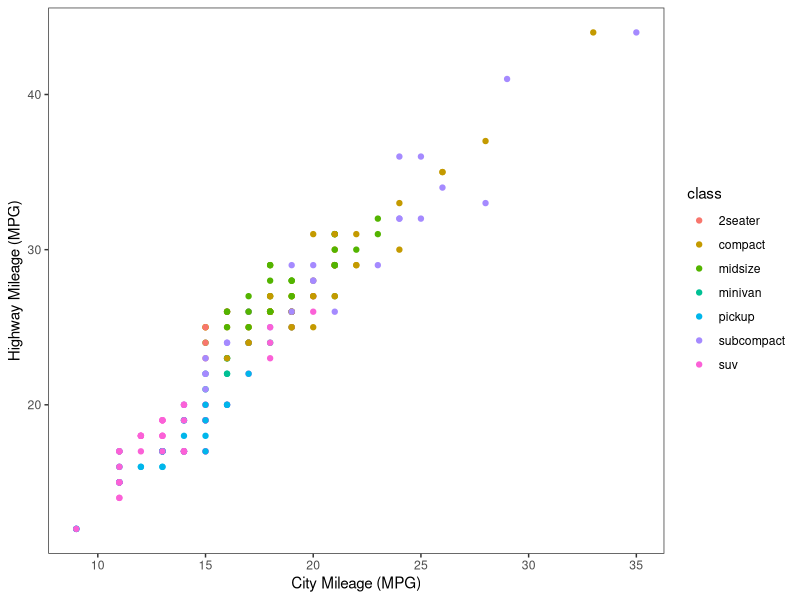
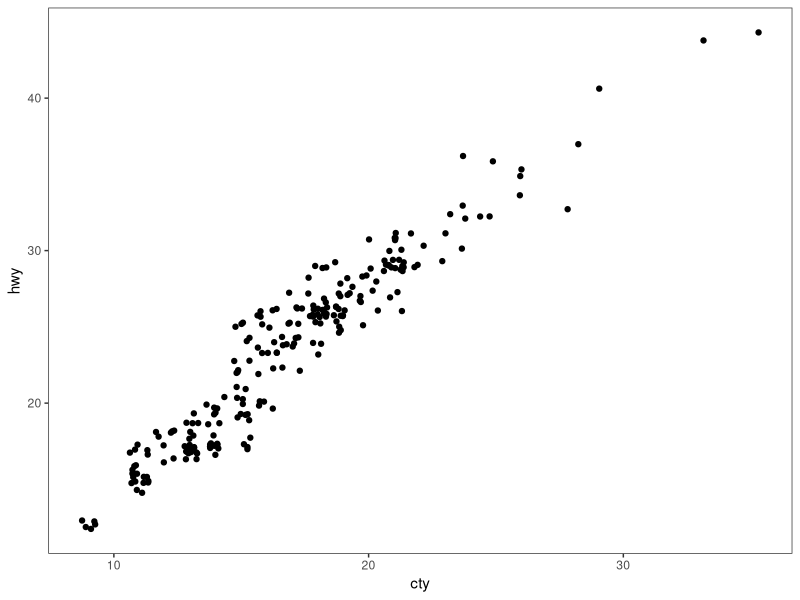
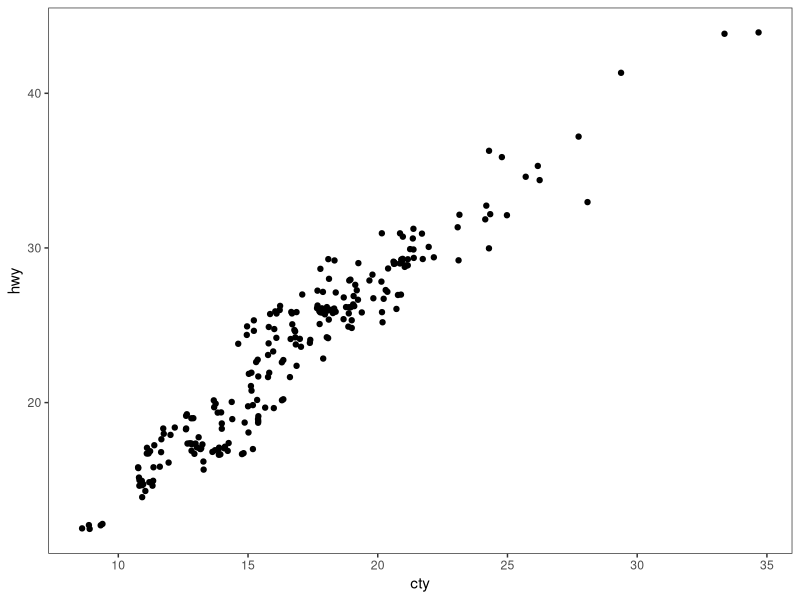
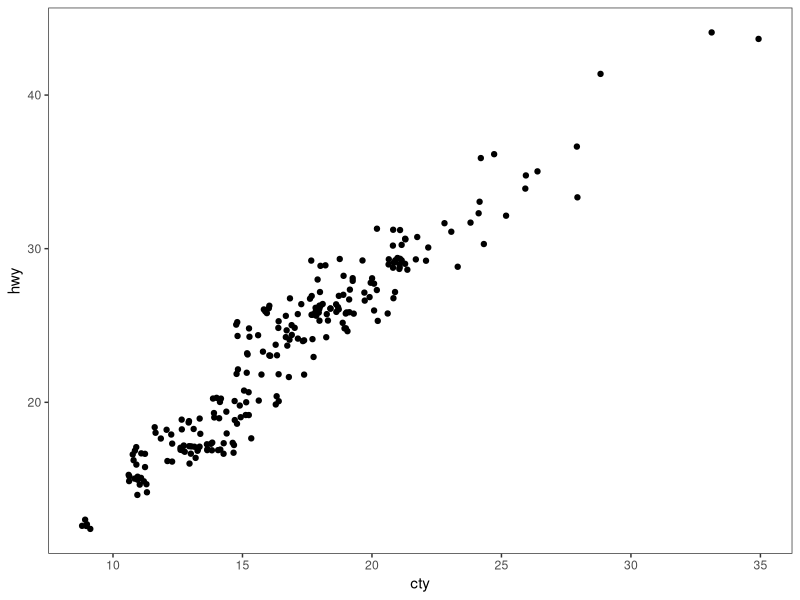

These figures' R source, in order: (Note: this script raises an error after producing the figures.)
# ---------------------------------------------------------- #
#### MODULE 3: Plot even more data!                       ####               
# ---------------------------------------------------------- #

## OBJECTIVE:
# 1. To develop a "grammar of graphics".
# 2. To become comfortable using ggplot2 for exploratory data visualization.


# ---------------------------------------------------------- #
#### SET UP:                                              ####
# ---------------------------------------------------------- #
# REMINDER: In RStudio, open the Rproject for our course (UNCG_DataWrangling), 
# pull any changes from GitHub, and navigate to the branch you created for 
# yourself (just a single branch for the whole semester) in RStudio's Git tab.
# Open this week's assignment in this new branch to complete and submit on GitHub.
# Ideally, you'll commit your answers a bit at a time as you work through
# this assignment, rather than committing all at once at the end.

# Reminder of some helpful resources for graphing in R:
# ggplot Cookbook: http://www.cookbook-r.com/Graphs/
# Official ggplot2 Book: https://ggplot2-book.org/
# Themes in ggplot2: https://ggplot2-book.org/polishing.html#themes

# In ggplot2, aesthetic means “something you can see”. Each aesthetic is a
# mapping between a visual cue and a variable.
# Examples include:
# position (i.e., on the x and y axes)
# color (“outside” color)
# fill (“inside” color)
# shape (of points)
# line type
# size

# Each type of geometric object (geom) accepts only a subset of all aesthetics.
# Refer to the geom help pages to see what mappings each geom accepts. Aesthetic
# mappings are set with the aes() function.

# TASK: We will be using the ggplot2 package for graphing. Fortunately, ggplot2 
# is nested within the tidyverse package (along with many others).
# Start by writing code to load the tidyverse library.
# HINT: see the end of assignment #1 if you forgot how to load a package.

library(tidyverse)

# TASK: Write code below to set your theme to black and white and both your major
# AND minor gridlines to element_blank for all plots you'll be making today.
# HINT: Check back to last week's assignment section 1.9 for setting themes for
# all plots.

theme_set(theme_bw() +
            theme(panel.grid.major = element_blank(),
                  panel.grid.minor = element_blank()))

# ---------------------------------------------------------- #
#### 1.0 CORRELATION                                      ####
# ---------------------------------------------------------- #

# We learned how to make correlations last week, but it never hurts to get
# more practice! Let's start by using a data set built into ggplot2.
# The mpg dataset looks at the gas efficiency of different cars. Run the following
# code to load the data:
data(mpg, package = "ggplot2")

# TASK: Create a scatterplot (i.e., a dot plot) to relate city and highway mileage.
# Color the points by the class of car (class column) and label the x and y axis 
# to be more informative (City Mileage (MPG) vs Highway Mileage (MPG)).
# HINT: Refer back to last week's assignment or the ggplot help resources if you 
# forget how to make a scatterplot.

ggplot(mpg, aes(x = cty, y = hwy, color = class)) +
  geom_point() +
  xlab("City Mileage (MPG)") +
  ylab("Highway Mileage (MPG)")

# Looks alright, but the graph may be hiding some information...
# QUESTION: How many data points are in the mpg dataframe?

nrow(mpg)
#ANSWER: 234

# QUESTION: Approximately how many dots are in the graph you just made? How does
# that compare to the number of observations in the dataframe?

#ANSWER: There are 78 dots on the graphs. This is 156 less data points that what is in the dataframe.


# Try another correlation-focused geom that addresses this problem by running
# the following code:
ggplot(data=mpg, aes(x=cty, y=hwy)) + 
  geom_jitter()


# QUESTION: What happened when you created the plot with geom_jitter?

#ANSWER: It looks like there are more data points, but it also looks less "organized".

# QUESTION: Run the code to create a plot using geom_jitter a second time. Then run it
# again and again. What happens each time? Why is this happening?

ggplot(data=mpg, aes(x=cty, y=hwy)) + 
  geom_jitter()

ggplot(data=mpg, aes(x=cty, y=hwy)) + 
  geom_jitter()
#ANSWER: the points are shifting each time. geom_jitter() is probably adding a random component to the graph and if you run it multiple times it is randomized each time. 

# TASK: The default in geom_jitter is to jitter (or slightly move) the points away
# from each other in both the x and y directions. Check the help file for geom_jitter
# and write code below to make a graph where you jitter points in only the x-dimension
# by 0.5.
 ?geom_jitter()

ggplot(data=mpg, aes(x=cty, y=hwy)) + 
  geom_jitter(width = 0.5, height = 0) #heigh = 0 to restrict jitter to y axis. 

# ---------------------------------------------------------- #
#### 1.1 DETOUR! COLORS, COLORS, COLORS                   ####
# ---------------------------------------------------------- #

# Our world is so colorful, and our graphs can be too! But we want to be mindful
# of our color choices to not only be beautiful, but also informative and accessible.

# TASK: Create a new dataframe that filters our mpg data down to only information
# for car classes compact, midsize, and suv using an %in% statement. Name your 
# new dataframe mpgSubset.
# HINT: Refer back to the Transform assignment if you want help with %in% (or 
# try googling!)

mpgSubset <- mpg %>% 
  filter(class %in% c('compact', 'midsize', 'suv'))

# ggplot has lots of nice (and some not so nice) built-in color palettes that we 
# can use to fill our bars with color. Try running the following code:
ggplot(data=mpgSubset, aes(x=cty, y=hwy, color=class)) +
  geom_jitter()

# The code above supplies us with ggplot's default color palette, which I find not
# so pleasing. Let's try to change this!

# We can add a statement specifying the scale of colors we would prefer. One way
# to do this is to use other pre-set palettes from ggplot. Run the code below to 
# ask ggplot to use the color brewer's palette called Set 1.
ggplot(data=mpgSubset, aes(x=cty, y=hwy, color=class)) +
  geom_jitter() +
  scale_color_brewer(palette="Set1")

# Alternatively, we could use the "RdBu" palette:
ggplot(data=mpgSubset, aes(x=cty, y=hwy, color=class)) +
  geom_jitter() +
  scale_color_brewer(palette="RdBu")

# QUESTION: Investigate the color brewer's range of palettes at this website: 
# https://r-graph-gallery.com/38-rcolorbrewers-palettes.html
# What do you notice about the colors chosen from each of the palettes that we
# used above? (i.e., does it use the first three colors in the palette? The last
# three? Some other combination?)

#ANSWER:the set 1 palate used the first 3 colors. The RdBu palate used the white which is in the very middle and the two colors on either side of the whit (red and blue)

# We could also pick out EXACTLY which colors we want for our figure. 
# There are 4 main ways to specify colors in R:
### by name
### by number
### by Hex code
### with the rgb() function

# By Name: R allows you to call more than 600 colors by name! Run the following
# code to see a list:
colors()

# We can put in the colors we chose for each variable by adding the 
# scale_color_manual() function to our plot. Try it out by running the following
# code:
ggplot(data=mpgSubset, aes(x=cty, y=hwy, color=class)) +
  geom_jitter() +
  scale_color_manual(values=c('midnightblue', 'cornflowerblue', 'tomato3'))


# You can also chose colors by number, which are assigned in R.

# TASK: Copy and paste the code to make our scatterplot and replace the color names
# with three numbers of your choice (between 1 and 657). How does your new figure look?
# HINT: remember to remove the quotation marks when calling numbers.

ggplot(data=mpgSubset, aes(x=cty, y=hwy, color=class)) +
  geom_jitter() +
  scale_color_manual(values=c(423, 419, 421)) #i thought these were going to be the pinks :(

# QUESTION: How do you think you could figure out which color name belongs to
# each color number?
# HINT: Try creating a dataframe from color() by passing it into the
# as.data.frame() function.

(colors <-as.data.frame((colors())))

#confused bc the numbers match up with the light pinks but the graph came out with blue yellow and green??

# You can also chose colors by Hex code. A Hex color code is a 6-symbol code made
# of up to three 2-symbol elements (6 symbols in length all together). Each of 
# the 2-symbol elements represents a color value in the Red-Green-Blue (RGB) color
# scale from 0 to 255. Hex codes are written with a # in front of them. Let's try
# out calling our colors using hex code.
ggplot(data=mpgSubset, aes(x=cty, y=hwy, color=class)) +
  geom_jitter() +
  scale_color_manual(values=c('#191970', '#6495ED', '#FF6347'))

# There are two great things about hex codes. First, you can call ANY color you 
# want with a hex code. That is, you're not limited to the 657 colors that are
# in ggplot. By specifying the color by hex code, you can pick literally anything!

# TASK: Google the search term "color picker". This should bring up google's color
# picker (in addition to a billion other color picking websites). Use this color
# picker to generate the hex codes for three new colors of your choice. Then copy
# and paste the above code, replacing the hex codes with your color choices.

ggplot(data=mpgSubset, aes(x=cty, y=hwy, color=class)) +
  geom_jitter() +
  scale_color_manual(values=c('#e88bc8', '#de1698', '#6b114c'))

# The second great thing about hex codes is that you can control the transparency
# of your colors. Transparency is set in a hex code by adding two extra symbols
# to the end, which together make up the "alpha" element. Adding 00 to the end 
# of your hex code will make your color completely transparent, while adding FF 
# to the end will make it completely opaque. Any number/letters in-between will 
# result in partial transparency. You can find a complete list of transparencies
# between 0-100% here: https://gist.github.com/lopspower/03fb1cc0ac9f32ef38f4

# TASK: Try out transparency by copying and pasting your graph code below and
# adding the alpha element to the end of each of your hex codes to make your
# first color 0% transparent, your second color 50% transparent, and your third
# color 100% transparent.

ggplot(data=mpgSubset, aes(x=cty, y=hwy, color=class)) +
  geom_jitter() +
  scale_color_manual(values=c('#e88bc800', '#de169850', '#6b114cFF'))

# QUESTION: What happened to the point that you set to 100% transparent?

#ANSWER: they are transparent so you can't see them on the plot.

# Finally, we can set our colors using the rgb() function. This operates very
# similarly to the hex code, where you can pick exactly the color and transparency
# you want. Try it out by running the following code:
ggplot(data=mpgSubset, aes(x=cty, y=hwy, color=class)) +
  geom_jitter() +
  scale_color_manual(values=c(rgb(.10, .10, .44, 1), rgb(.39, .58, .93, 1), rgb(1.0, .39, .28, 1)))

# TASK: Modify the above code to make all of your points 50% transparent.

ggplot(data=mpgSubset, aes(x=cty, y=hwy, color=class)) +
  geom_jitter() +
  scale_color_manual(values=c(rgb(.10, .10, .44, 0.5), rgb(.39, .58, .93, 0.5), rgb(1.0, .39, .28, 0.5)))

# There are so many inventive and artistic people in the world who have expanded
# the offerings for colors in ggplot. Check out some notable ones listed below
# when choosing colors for this assignment.
### Color-blind friendly palettes: https://github.com/JLSteenwyk/ggpubfigs
### Color palettes from vintage National Parks posters: https://github.com/katiejolly/nationalparkcolors
### Color palettes based on Wes Anderson movies: https://github.com/karthik/wesanderson
### Color palettes from famous Dutch paintings: https://github.com/EdwinTh/dutchmasters


# ---------------------------------------------------------- #
#### 1.2 DETOUR! LEGENDS                                  ####
# ---------------------------------------------------------- #

# When you specify colors in your ggplot code, R throws in a bonus legend for free!
# However, this legend is often not as clear or visually appealing as we might 
# prefer. But as with all geometric objects in ggplot, legends can be easily altered.

# Run the following code to create a scatter plot. Feel free to modify the colors
# as you prefer!
ggplot(data=mpgSubset, aes(x=cty, y=hwy, color=class)) +
  geom_jitter()

# QUESTION: Where did ggplot get the legend title and values from?

#ANSWER: We used the subset data and told ggplot the color was class (title) and the only options in class are compact, midsize, and suv.

# We could change the title and values in our legend by altering the dataframe
# we are passing into ggplot. But that seems a bit drastic. Instead, we can 
# lean on the same code that specifies our color picks to alter the legend text.
# Try it out by running the following code:
ggplot(data=mpgSubset, aes(x=cty, y=hwy, color=class)) + #telling ggplot to use the subset dataframe and that we want cty on the x axis and hwy on the y axis and to color the data points by class of car. 
  geom_jitter() + #telling ggplot what plot we want 
  scale_color_manual(values=c('#FCBA03', '#380754', '#496916'),#picking colors to id car class
                     name='Class of Car', #renaming the legend title
                     breaks=c('suv', 'midsize', 'compact'), #tell ggplot what order we want the car class to appear in on the legend
                     labels=c('SUV', 'Midsize', 'Compact')) #renaming the classes


# TASK: Label each line of the code above with what it is doing.
# HINT: Check the scale_color_manual help file or ggplot Cookbook for more info.


# IMPORTANT: It is important to pay attention to the order you provide ggplot with 
# your color choices and legend labels! Try running the following code:
ggplot(data=mpgSubset, aes(x=cty, y=hwy, color=class)) + 
  geom_jitter() + 
  scale_color_manual(values=c('#FCBA03', '#380754', '#496916'), 
                     name='Class of Car', 
                     breaks=c('suv', 'midsize', 'compact'), 
                     labels=c('Compact', 'SUV', 'Midsize')) 


# QUESTION: What is wrong with the code above? Why is it so important to be
# careful with the order you pass information into ggplot?

#ANSWER: the break order does not match up with the label order so now whoever looks at the graph will misinterpret the data.


# While changing the legend text and factor order takes place in the scale_color_manual
# step, moving the legend around on the graph page is part of the graph theme. We
# can try this out using the code below:
ggplot(data=mpgSubset, aes(x=cty, y=hwy, color=class)) + 
  geom_jitter() + 
  theme(legend.position='top')


# TASK: Modify the code above to have the legend display along the bottom of
# the figure.

ggplot(data=mpgSubset, aes(x=cty, y=hwy, color=class)) + 
  geom_jitter() + 
  theme(legend.position='bottom')

# We can also have the legend located within the area of the graph itself! We can 
# do this by specifying the coordinates for where the legend should go within the
# graph axes. First we set the legend position and then we set the anchoring 
# position by justifying the legend.
### bottom left: 0,0
### bottom right: 1,0
### top left: 0,1
### top right: 1,1

# Try it out by running the following code:
ggplot(data=mpgSubset, aes(x=cty, y=hwy, color=class)) + 
  geom_jitter() + 
  theme(legend.position=c(1,0), legend.justification=c(1,0))

# QUESTION: What happens if you don't include the code for legend justification
# above?

ggplot(data=mpgSubset, aes(x=cty, y=hwy, color=class)) + 
  geom_jitter() + 
  theme(legend.position, legend.justification)
#ANSWER: ggplot wont know where to put the legend and you will get an error.

# TASK: Copy and paste the code from above. Modify it to place the legend in the
# upper left part of the graph.

ggplot(data=mpgSubset, aes(x=cty, y=hwy, color=class)) + 
  geom_jitter() + 
  theme(legend.position=c(0,0.95), legend.justification=c(-0.2,1))

# Finally, we might want to remove the legend altogether! We would do so by
# modifying the theme as well. 

# TASK: Check the ggplot cookbook to find the legends section. Read what it says 
# about removing the legend. Then copy and paste the graph code from above. Modify
# the code to remove the legend.

ggplot(data=mpgSubset, aes(x=cty, y=hwy, color=class)) + 
  geom_jitter() + 
  theme(legend.position= 'none')
# ---------------------------------------------------------- #
#### 2.0 DEVIATION                                        ####
# ---------------------------------------------------------- #

# Used to compare variation in values between small number of items (or categories) 
# with respect to a fixed reference.

# Whether the graphical type is a deviation graph or a composition graph (or a 
# ranking graph) may depend on the underlying data structure.

# We used geom_bar() last week with factor data to create a bar graph. But
# geom_bar() is a bit tricky because it can make EITHER a bar graph or a histogram
# depending on the data you give it. The default of geom_bar() is to set stat to 
# count so if you give it just a continuous x value, it will make a histogram. Try
# it with the following code:
ggplot(data=mpg, aes(x=hwy)) + 
  geom_bar()

# In order to have the geom create bars and not a histogram, you must:
# 1) Set stat = identity
# 2) Provide both an x and a y inside the aes(), where x is either a character 
# or factor and y is numeric.

# TASK: Create a dataframe of summary statistics for the mpg data, calculating the
# mean, standard deviation, and standard error for highway mpg grouping by class.
# Name the resulting dataframe highwayMPG and your new variables hwy_mean, hwy_sd,
# and hwy_se.
# HINT: Look back at the Transform assignment if you forget how to summarize the
# data. Also recall, standard error = 1.96*standard deviation.

highwayMPG <- mpg %>% 
  group_by(class) %>% 
  summarize(hwy_mean = mean(hwy),
            hwy_sd = sd(hwy),
            hwy_se = 1.96&sd(hwy))

# TASK: Create a bar graph showing the average highway MPG on the y-axis and 
# car class on the x-axis. Fill the bars by class. Add in error bar caps that are 20%
# the width pf the bars.
# HINT: Don't forget to change stat from the default in your geom_bar() statement!

ggplot(data = highwayMPG, aes(x = class, y = hwy_mean, fill = class)) +
  geom_bar(stat = "identity") + 
  geom_errorbar(aes(ymin = hwy_mean - hwy_se,
                    ymax = hwy_mean + hwy_se),
                width = 0.2)

# ---------------------------------------------------------- #
#### 2.1 DETOUR! COLORS AND LEGENDS, AGAIN                ####
# ---------------------------------------------------------- #

# Recall that some geometric elements require fills instead of (or sometimes in
# addition to) colors.

# TASK: Create a bar graph with the mpg summary stats with the following parameters:
# (1) Black bar outline
# (2) Bars filled with the color brewer palette "Dark2" using the scale_fill_manual
#     statement
# (3) No legend
# (4) Informative x- and y-axis labels.

ggplot(data = highwayMPG, aes(x= class, y = hwy_mean, fill = class)) +
  geom_bar(stat = "identity", color = "black") +
  scale_fill_brewer(palette = "Dark2") +
  labs(x ="Car Class",
       y = "Average Highway Mileage (MPG)") +
   theme(legend.position = "none")

# HINT: Carefully consider whether your color and/or fill should go within an aes() 
# statement, the scale_fill_manual or scale_color_manual statements, or neither.
# If in doubt, try a bunch of ways until it looks how we want it. And consult 
# your helpful ggplot resources on the web.


# ---------------------------------------------------------- #
#### 2.2 DETOUR! AXIS MODIFICATIONS                       ####
# ---------------------------------------------------------- #

# Run the following code, feeling free to modify colors as you prefer:
ggplot(data=highwayMPG, aes(x=class, y=hwy_mean, fill=class)) +
  geom_bar(stat='identity') +
  scale_fill_manual(values=c("#009E73", "#785EF0", "#DC267F", "#FE6100", "#FFB000", "#CC79A7", "#000000"))

# QUESTION: Where is ggplot getting the x-axis tick labels from?

#ANSWER: when we identified class in the aes. 

# Often our tick labels are not the best. We can modify them to be more informative
# or visually appealing by directly modifying the dataframe, but again this feels
# a bit extreme. Instead, we can directly modify the scale of the axis. For axes
# that deal with categories, we are setting the discrete scale. Try it out by
# running the following code:
ggplot(data=highwayMPG, aes(x=class, y=hwy_mean, fill=class)) +
  geom_bar(stat='identity') +
  scale_x_discrete(labels=c('sport', 'compact', 'midsize', 'minivan', 'pickup', 'subcompact', 'SUV'))

# We can also change the scale of the continuous axes, including how large they are
# and where the tick marks fall as follows:
ggplot(data=highwayMPG, aes(x=class, y=hwy_mean, fill=class)) +
  geom_bar(stat='identity') +
  scale_y_continuous(breaks=seq(0, 50, 10)) +
  coord_cartesian(ylim=c(0,50))

# QUESTION: Try running the code above without the coord_cartesian() statement. 
ggplot(data=highwayMPG, aes(x=class, y=hwy_mean, fill=class)) +
  geom_bar(stat='identity') +
  scale_y_continuous(breaks=seq(0, 50, 10))

# What is surprising about the resulting graph? Based on this result, what do you
# think the coord_cartesian() statement does?

#ANSWER: Without the coord_cartesian() it autosets the y axis limits. 

# We can also add a statement into the scale discrete or continuous statements
# to name our axes, rather than putting in a whole separate step of xlab() or ylab().
# Try it out with the following code:
ggplot(data=highwayMPG, aes(x=class, y=hwy_mean, fill=class)) +
  geom_bar(stat='identity') +
  scale_x_discrete(name='Class of Car') +
  scale_y_continuous(name='Mean Highway MPG')


# Finally, we can flip our axes easily in ggplot as follows:
ggplot(data=highwayMPG, aes(x=class, y=hwy_mean, fill=class)) +
  geom_bar(stat='identity') +
  coord_flip()


# TASK: Let's put it all together. Make a graph of the mpg summary stats with the
# following specifications:
# (1) color by class of car using a color scheme of your choice (not the default)
# (2) plot the class of car on the x-axis and the highway MPG on the y axis
# (3) include better names for the x- and y-axis titles
# (4) include better names for the car classes
# (5) set the scale of the highway mpg to run from 0 to 30 with breaks every 5 
# (6) flip your axes
# (7) remove the legend

# install.packages("nationalparkcolors")  
# install.packages("dutchmasters")
## Not available for this version??? :'(


ggplot(data = highwayMPG, aes(x = class, y = hwy_mean, fill = class)) +
  geom_bar(stat = "identity", color = "black") +
  scale_fill_manual(values = c("#4477AA", "#228833", "#AA3377", "#BBBBBB", "#66CCEE", "#CCBB44", "#EE6677")) +
  scale_x_discrete(name = "Car Class",
    labels = c("2seater" = "2-Seater",
      "compact" = "Compact",
      "midsize" = "Midsize",
      "minivan" = "Minivan",
      "pickup" = "Pickup",
      "subcompact" = "Subcompact",
      "suv" = "SUV")) +
  scale_y_continuous(name = "Average Highway MPG",
    limits = c(0, 30),
    breaks = seq(0, 30, 5)) +
  coord_flip() +
  theme(legend.position = "none")

# ---------------------------------------------------------- #
#### 3.0 RANKING                                          ####
# ---------------------------------------------------------- #
# Used to compare the position or performance of multiple items with respect to 
# each other. Actual values matters somewhat less than the ranking.

# TASK: Create a dataframe of summary statistics for the mpg data, calculating the
# mean, standard deviation, and standard error for CITY mpg grouping by class.
# Name the resulting dataframe cityMPG and your new variables city_mean, city_sd,
# and city_se.
# HINT: Look back at the Transform assignment if you forget how to summarize the
# data. Also, standard error = 1.96*standard deviation.

cityMPG <- mpg %>% 
  group_by(class) %>%
  summarize(city_mean = mean(cty, na.rm = TRUE),
    city_sd = sd(cty, na.rm = TRUE),
    city_se = 1.96 * city_sd)

# Now we want to plot our data in order from smallest to largest city MPG to get
# a ranking. To do so, we need to use the reorder() function to rearrange the data
# going into our x-axis.
ggplot(cityMPG, aes(x=reorder(class, city_mean), y=city_mean)) + 
  geom_bar(stat="identity")

# TASK: Recreate the above ranking figure to include the following:
# (1) class of car on the x-axis with informative axis and tick labels
# (2) MPG ordered from highest to lowest (hint: try google if you're unsure)
# (3) bars with dary grey outlines and filled by class with your favorite color scheme
# (4) error bars with end caps 30% the width of the bars
# (5) y-axis from 0 to 30 with tick marks every 5
# (6) no legend.

ggplot(cityMPG, aes(x = reorder(class, -city_mean), y = city_mean, fill = class)) +
  geom_bar(stat = "identity", color = "darkgrey") +
  geom_errorbar(aes(ymin = city_mean - city_sd, ymax = city_mean + city_sd), width = 0.3) +
  scale_y_continuous(limits = c(0, 30), breaks = seq(0, 30, 5)) +
  labs(x = "Vehicle Class",
       y = "Mean City MPG") +
  theme_minimal()+
  theme(legend.position = "none")
# ---------------------------------------------------------- #
#### 4.0 DISTRIBUTION                                     ####
# ---------------------------------------------------------- #
# When you have lots and lots of data points and want to study where and how the
# data points are distributed.

# Histograms can be accomplished with either geom_bar() or geom_histogram()
ggplot(mpg, aes(hwy)) + 
  geom_histogram()

# TASK: Recreate the graph above, but using geom_bar() instead

ggplot(mpg, aes(x = hwy)) +
  geom_bar(stat = "bin")

# TASK: Try making a histogram with the categorical variable 'manufacturer'.
# What error message do you get?

ggplot(mpg, aes(x = manufacturer)) +
  geom_histogram()
#ANSWER: the variable in the aes needs to be continuous

# QUESTION: What happens when you follow the advice of the error message and 
# make stat='count'?
ggplot(mpg, aes(manufacturer)) + 
  geom_histogram(stat="count")

#ANSWER: it will give you a bin for every manufacturer

# TASK: Make a boxplot comparing the distribution of cty (city mileage) for
# each class of car.
# HINT: Look back to last week if you forget how to make a boxplot.

ggplot(mpg, aes(x = class, y = cty)) +
  geom_boxplot(fill= c("#4477AA", "#228833", "#AA3377", "#BBBBBB", "#66CCEE", "#CCBB44", "#EE6677"))

# We can also make a different type of distribution, a violin plot using the 
# geom_violin statement as follows:
ggplot(mpg, aes(x=class, y=cty)) + 
  geom_violin()

# QUESTION: What does a violin plot show? Check google if you're unsure.

#ANSWER: it tells you the full distribution instead of just the medians and the quartiles.

# ---------------------------------------------------------- #
#### 5.0 COMPOSITION                                      ####
# ---------------------------------------------------------- #
# Bar charts and pie charts are classic ways of showing composition of a dataset.

# TASK: Let's get some data for this task by determining the number of cars from 
# each car manufacturer in our mpg dataframe. We can do this as follows:
manufacturerFreq <- mpg %>% 
  group_by(manufacturer) %>% 
  summarize(frequency=length(manufacturer)) %>% 
  ungroup()

# TASK: Make a bar graph of the number of cars (frequency) by manufacturer using
# the dataframe we created above.

ggplot(manufacturerFreq, aes(x = manufacturer, y = frequency)) +
  geom_bar(stat = "identity")

# We can switch the bar chart you created above into a pie chart simply by changing
# the coordinate system through a series of steps as follows:

ggplot(manufacturerFreq, aes(x=manufacturer, y=frequency)) +
  geom_bar(stat="identity") +
  coord_polar() # I don't care for that

ggplot(manufacturerFreq, aes(x=manufacturer, y=frequency, fill=manufacturer)) +
  geom_bar(stat="identity") +
  coord_polar() # ooo but the colors make it better

ggplot(manufacturerFreq, aes(x="", y=frequency, fill=manufacturer)) +
  geom_bar(stat="identity", width=1) +
  coord_polar()

ggplot(manufacturerFreq, aes(x="", y=frequency, fill=manufacturer)) +
  geom_bar(stat="identity", width=1) +
  coord_polar(theta="y")

ggplot(manufacturerFreq, aes(x="", y=frequency, fill=manufacturer)) +
  geom_bar(stat="identity", width=1) +
  coord_polar(theta="y", start=0) +
  theme_void() +
  theme(legend.title = element_text(size = 12.5), 
        legend.text  = element_text(size = 8.5),
        legend.key.size = unit(.75, "lines"))

# TASK: Annotate the code below to describe what each line does:
ggplot(manufacturerFreq, aes(x="", y=frequency, fill=manufacturer)) + # telling ggplot which dataframe to use and setting the x and y axes and color by manufacturer
  geom_bar(stat="identity", width=1) + # tells y to use actual values and how wide the wedges (or bars should be)
  coord_polar(theta="y", start=0) + #creates the pie chart
  theme_void() + # removes visual elements
  theme(legend.title = element_text(size = 12.5), #changes size of legend title
        legend.text  = element_text(size = 8.5), # changes size of legend text
        legend.key.size = unit(.75, "lines")) # sets the size of the colored boxes in the legends.


# ---------------------------------------------------------- #
#### 6.0 CHANGE                                           ####
# ---------------------------------------------------------- #

# Time series are often best visualized with line graphs. Let's try this out
# with some new data:
data("economics")

# TASK: Use the economics dataset to plot the number of people who are unemployed
# over time (unemploy vs date). Make a scatterplot, then connect the points with 
# lines using geom_line().
# HINT: use ?economics to get more information about this dataset.




# ---------------------------------------------------------- #
#### GROUPS AND MAPS                                      ####
# ---------------------------------------------------------- #

# Let's save these for group project options, this assignment is really long!









# REMEMBER: Save and push your script when you're done with this assignment!
